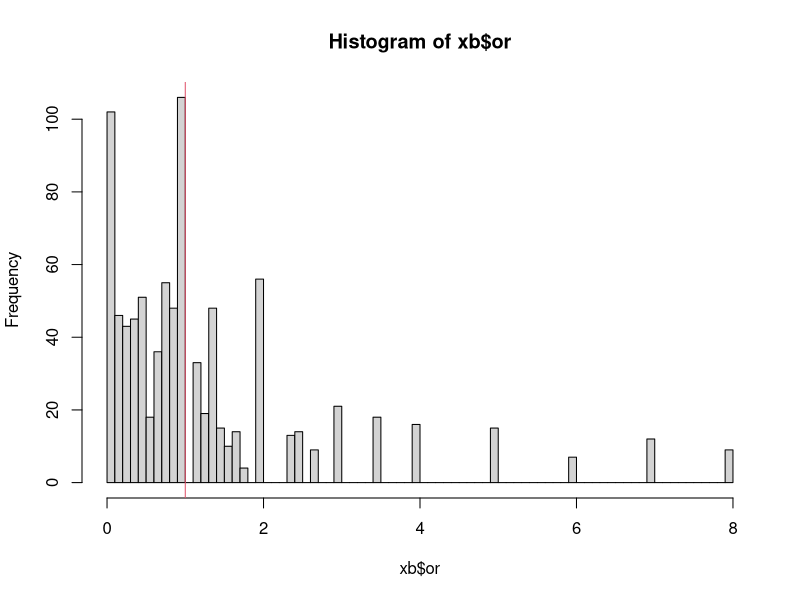
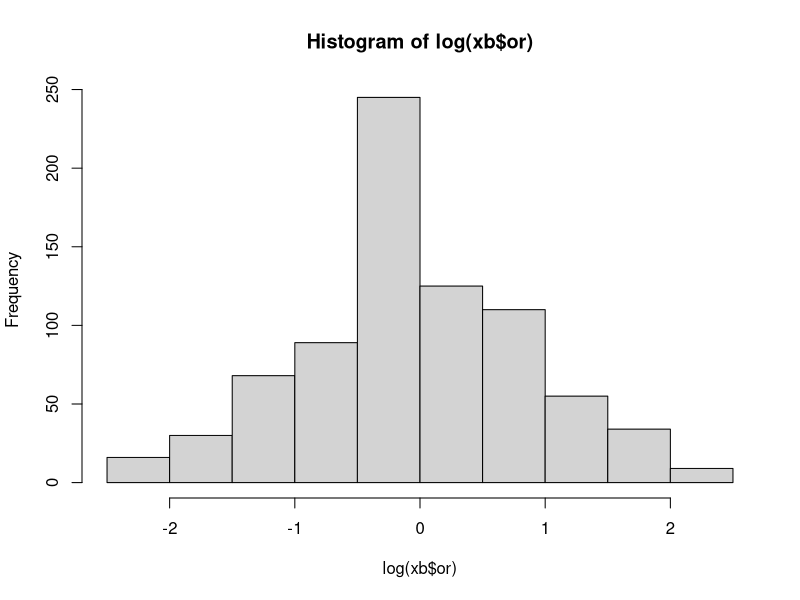
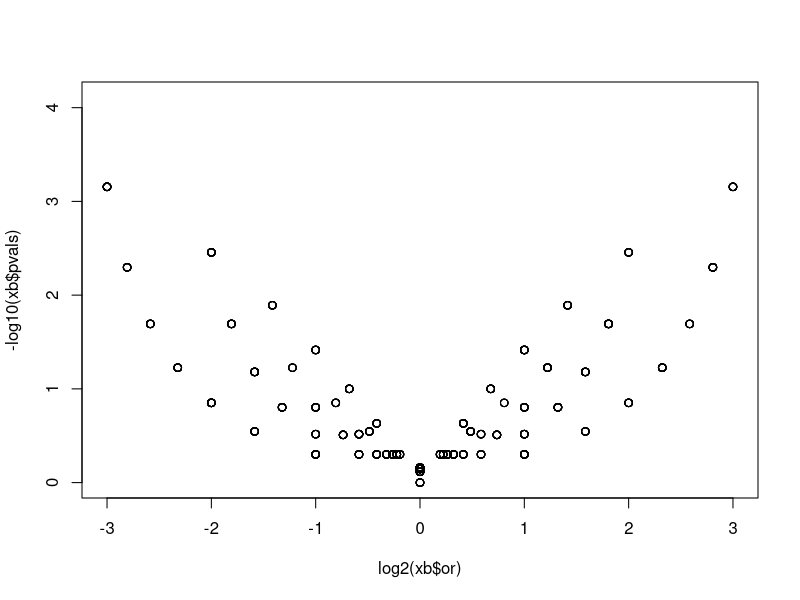
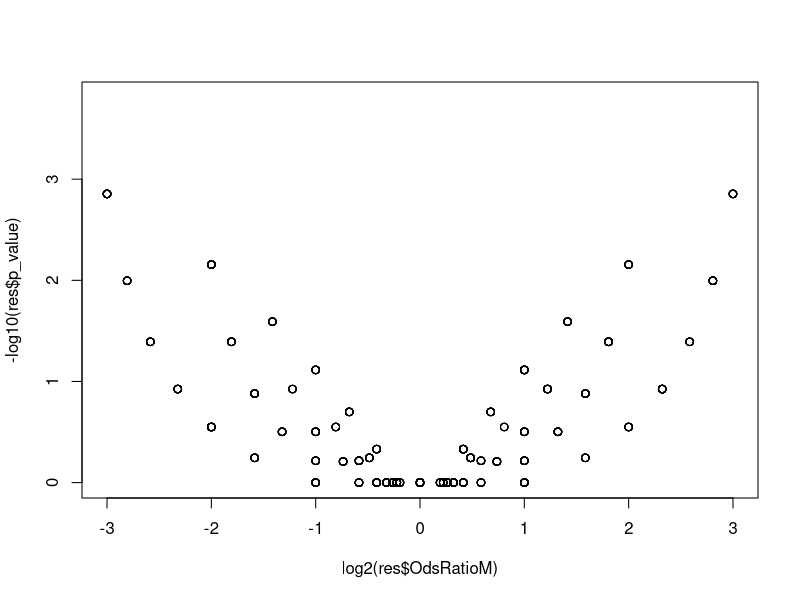

Generate these figures, in order, with R:
## ---- chunk 1
knitr::opts_chunk$set(echo = TRUE)
## ---- chunk 2

## ---- chunk 3

testDistributionOfPresent <- function(observedA ,observedB, samplesA, samplesB  ){
   totalObserved = observedA + observedB
   nrA <- ifelse(observedA <= observedB, observedA, observedB)
   res <- phyper(nrA, samplesA, samplesB, totalObserved)
   return(res)
}

testDistributionOfPresent(2,2,8,8)
testDistributionOfPresent(4,4,8,8)
testDistributionOfPresent(1,1,8,8)
testDistributionOfPresent(7,7,8,8)
testDistributionOfPresent(7,7,21,30)
testDistributionOfPresent(10,10,21,30)
testDistributionOfPresent(2,20,21,30)

## ---- chunk 4
Nprot <- 1000
condA <- 8
condB <- 8
observedA <- sample(0:8, Nprot, replace = TRUE)
observedB <- sample(0:8, Nprot, replace = TRUE)
xb <- data.frame(observedA = observedA, observedB = observedB)

xb$samplesA <- condA
xb$samplesB <- condB
proteinID <- unique(stringi::stri_rand_strings(Nprot + 20,5))[1:Nprot]
xb$proteinID <- proteinID
xlater <- xb
## ---- chunk 5
xb$pvals <- testDistributionOfPresent(
   observedA = xb$observedA,
   observedB = xb$observedB,
   samplesA = xb$samplesA,
   samplesB = xb$samplesB)

## ---- chunk 6
relativeRisk <- function(observedA, observedB, samplesA, samplesB) {
   rr <- (observedA/(observedA + observedB))/(samplesA/(samplesA+samplesB))
   return(rr)
}
xb$rr <- relativeRisk(observedA = xb$observedA,
                      observedB = xb$observedB,
                      samplesA = xb$samplesA, samplesB = xb$samplesB)

odsRatio <- function(observedA, observedB, samplesA, samplesB) {
   rr <- (observedA/observedB)/(samplesA/samplesB)
   return(rr)
}

xb$or <- odsRatio(observedA = xb$observedA, observedB = xb$observedB, samplesA = xb$samplesA, samplesB = xb$samplesB)
hist(xb$or, breaks = 100)
abline(v = 1, col = 2)
hist(log(xb$or))

## ---- chunk 7
plot(log2(xb$or), -log10(xb$pvals))

## ---- chunk 8
# Define your data
group_A <- c(1, 1, 0, 0, 0)
group_B <- c(1, 1, 1, 1, 1)

group_A <- c(1, 1, 1, 1, 1)
group_B <- c(1, 1, 1, 1, 1)

group_A <- c(1, 1, 0,0,0)
group_B <- c(1, 1, 0,0,0)

# Perform Fisher's exact test
fisher_result <- fisher.test(
   matrix(c(sum(group_A == 1), sum(group_A == 0), 
            sum(group_B == 1), sum(group_B == 0)), nrow = 2))



## ---- chunk 9

computeForMissing <- function(xb,
                              observedA = "observedA",
                              observedB = "observedB",
                              samplesA = "samplesA",
                              samplesB = "samplesB"
) {
   relativeRisk <- function(observedA, observedB, samplesA, samplesB) {
      rr <- (observedA/(observedA + observedB))/(samplesA/(samplesA + samplesB))
      return(rr)
   }
   odsRatio <- function(observedA, observedB, samplesA, samplesB) {
      rr <- (observedA/observedB)/(samplesA/samplesB)
      return(rr)
   }
   apply_fischer <- function(proteinID,observedA, observedB, samplesA, samplesB){
      mat <- matrix(c(observedA, samplesA - observedA, 
                      observedB,samplesB - observedB), nrow = 2)
      fisher_result <- fisher.test(mat)
      return(data.frame(proteinID =  proteinID,
                        p_value = fisher_result$p.value,
                        OdsRatio = (fisher_result$estimate),
                        conf.lower = (fisher_result$conf.int[1]),
                        conf.higher = (fisher_result$conf.int[2]))
      )
   }
   
   xb$OdsRatioM <- odsRatio(
      observedA = xb[["observedA"]],
      observedB = xb[["observedB"]],
      samplesA = xb[["samplesA"]],
      samplesB = xb[["samplesB"]])
   xb$relativeRiskM <- relativeRisk(
      observedA = xb[["observedA"]],
      observedB = xb[["observedB"]],
      samplesA = xb[["samplesA"]],
      samplesB = xb[["samplesB"]])
   
   res <- vector(mode = "list", length(nrow(xb)))
   
   for (i in seq(nrow(xb))) {
      res[[i]] <- apply_fischer(
         xb[["proteinID"]][i],
         xb[["observedA"]][i],
         xb[["observedB"]][i],
         xb[["samplesA"]][i],
         xb[["samplesB"]][i] )
   }
   
   result <- dplyr::bind_rows(res)
   xx <- dplyr::inner_join(xb , result, by = c("proteinID" = "proteinID"))
   return(xx)
}

res <- computeForMissing(xlater)
plot(log2(res$OdsRatioM), -log10(res$p_value))

